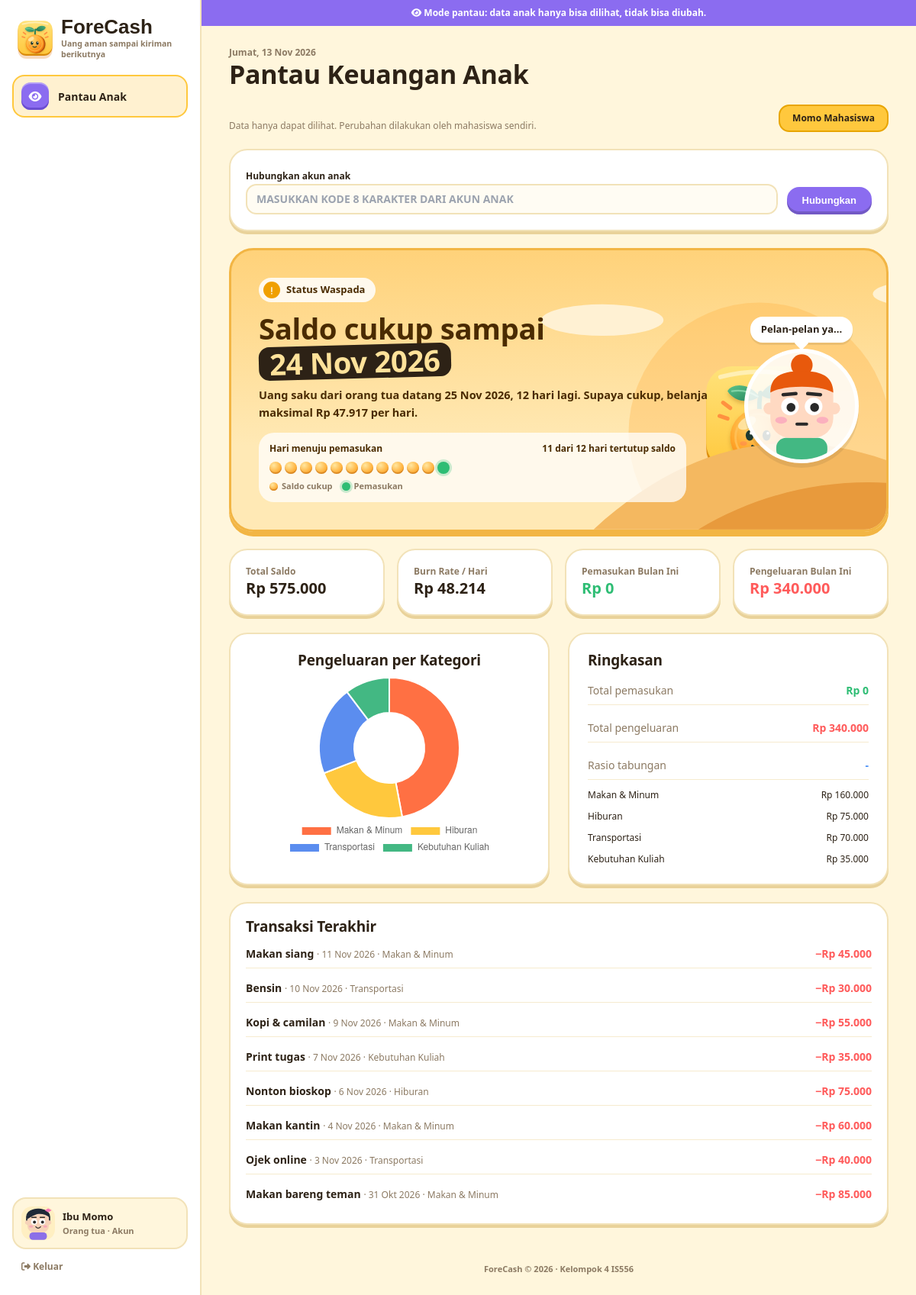
Page /pages/ortu.php (signed in) on the committed database.
### tables this page shows
CREATE TABLE users (
  user_id       INT NOT NULL AUTO_INCREMENT PRIMARY KEY,
  nama          VARCHAR(100) NOT NULL,
  email         VARCHAR(100) NOT NULL UNIQUE,           
  password_hash VARCHAR(255) NOT NULL,
  role          ENUM('mahasiswa','orangtua') NOT NULL DEFAULT 'mahasiswa',
  kode_hubung   CHAR(8) NULL UNIQUE,                    
  batas_harian  DECIMAL(12,2) NOT NULL DEFAULT 0,
  avatar        VARCHAR(4) NOT NULL DEFAULT 'a1',           
  created_at    DATETIME NOT NULL DEFAULT CURRENT_TIMESTAMP
);

CREATE TABLE income_schedules (
  schedule_id       INT NOT NULL AUTO_INCREMENT PRIMARY KEY,
  user_id           INT NOT NULL,
  sumber            VARCHAR(50) NOT NULL,
  nominal           DECIMAL(12,2) NOT NULL,
  tanggal_perkiraan DATE NOT NULL,
  status            ENUM('menunggu','diterima') NOT NULL DEFAULT 'menunggu',
  FOREIGN KEY (user_id) REFERENCES users(user_id) ON DELETE CASCADE
);

CREATE TABLE transactions (
  transaction_id   INT NOT NULL AUTO_INCREMENT PRIMARY KEY,
  user_id          INT NOT NULL,
  wallet_id        INT NOT NULL,
  wallet_tujuan_id INT NULL,
  category_id      INT NULL,
  jenis            ENUM('pemasukan','pengeluaran','transfer') NOT NULL,
  nominal          DECIMAL(12,2) NOT NULL,
  keterangan       VARCHAR(150) NOT NULL,
  tanggal          DATE NOT NULL,
  bukti            VARCHAR(64) NULL,                     
  created_at       DATETIME NOT NULL DEFAULT CURRENT_TIMESTAMP,
  FOREIGN KEY (user_id)          REFERENCES users(user_id) ON DELETE CASCADE,
  FOREIGN KEY (wallet_id)        REFERENCES wallets(wallet_id) ON DELETE CASCADE,
  FOREIGN KEY (wallet_tujuan_id) REFERENCES wallets(wallet_id) ON DELETE CASCADE,
  FOREIGN KEY (category_id)      REFERENCES categories(category_id) ON DELETE SET NULL
);

CREATE TABLE categories (
  category_id INT NOT NULL AUTO_INCREMENT PRIMARY KEY,
  user_id     INT NULL,
  nama        VARCHAR(50) NOT NULL,
  jenis       ENUM('pemasukan','pengeluaran') NOT NULL,
  FOREIGN KEY (user_id) REFERENCES users(user_id) ON DELETE CASCADE
);

### pages/ortu.php (the view, shortened to what the rows shown need)
<?php
require_once __DIR__ . '/../includes/functions.php';
require_once __DIR__ . '/../includes/report.php';
$user = require_login('orangtua');
$pid = $user['user_id'];
$anakList = rows('SELECT u.user_id, u.nama, u.avatar FROM parent_links l JOIN users u ON u.user_id = l.student_id WHERE l.parent_id = ? ORDER BY u.nama', 'i', $pid);
$ids = array_column($anakList, 'user_id');
$sid = in_array($_SESSION['anak'] ?? 0, $ids) ? $_SESSION['anak'] : ($ids[0] ?? null);
$anak = null;
foreach ($anakList as $a) if ($a['user_id'] == $sid) $anak = $a;
if ($anak) {
    $f = forecast($sid);
    $r = report_data($sid, date('Y-m'));
    $recent = rows("SELECT t.tanggal, t.jenis, t.nominal, t.keterangan, c.nama AS kategori FROM transactions t
                    LEFT JOIN categories c ON c.category_id = t.category_id
                    WHERE t.user_id = ? AND t.jenis <> 'transfer' ORDER BY t.tanggal DESC, t.transaction_id DESC LIMIT 8", 'i', $sid);
}
$title = 'Pantau Keuangan Anak'; $active = 'ortu';
require __DIR__ . '/../includes/layout/header.php';
?>
<div class="flex flex-wrap justify-between items-end gap-4">
    <div class="flex flex-wrap gap-2">
        <?php foreach ($anakList as $a): ?>
            <form method="post"><?= csrf_field() ?><input type="hidden" name="id" value="<?= $a['user_id'] ?>">
                <button name="aksi" value="pilih" class="nav-tab <?= $a['user_id'] == $sid ? 'active' : 'bg-white' ?> px-4 py-2 text-xs"><?= e($a['nama']) ?></button></form>
        <?php endforeach; ?>
    </div>
</div>
<?php if (!$anak): ?>
    <p class="hs-card p-6 text-sm text-slate-500">Belum ada akun anak yang terhubung. Minta anak membuka menu <b>Akun</b> di ForeCash untuk melihat kode hubung.</p>
<?php else: ?>
    <?php require __DIR__ . '/../includes/layout/warning.php'; ?>
    <?= report_html($r, 'chartOrtu') ?>
    <div class="hs-card p-5 space-y-2">
        <?php foreach ($recent as $t): ?>
            <div class="flex justify-between text-sm border-b last:border-0 py-2">
                <span><b><?= e($t['keterangan']) ?></b> <span class="text-xs text-slate-500">· <?= tgl($t['tanggal']) ?> · <?= e($t['kategori'] ?? '-') ?></span></span>
                <b class="<?= $t['jenis'] === 'pemasukan' ? 'text-hsGreen' : 'text-hsRed' ?>"><?= $t['jenis'] === 'pemasukan' ? '+' : '−' ?><?= rupiah($t['nominal']) ?></b>
            </div>
        <?php endforeach; ?>
    </div>
<?php endif; ?>
<?php require __DIR__ . '/../includes/layout/footer.php'; ?>

### includes/layout/header.php (shortened to what the rows shown need)
<?php
$jam = (int)date('G');
$sapaan = $jam < 11 ? 'Selamat pagi' : ($jam < 15 ? 'Selamat siang' : ($jam < 18 ? 'Selamat sore' : 'Selamat malam'));
?>
<!DOCTYPE html>
<html lang="id">
<head>
    <script src="https://cdn.tailwindcss.com"></script>
    <link href="https://api.fontshare.com/v2/css?f[]=satoshi@300,400,500,700,900&display=swap" rel="stylesheet">
    <link rel="stylesheet" href="https://cdnjs.cloudflare.com/ajax/libs/font-awesome/6.4.0/css/all.min.css">
    <link rel="stylesheet" href="../assets/css/styles.css?v=<?= filemtime(__DIR__ . '/../../assets/css/styles.css') ?>">
</head>
<body class="fc-body">
<aside class="fc-side" aria-label="Menu utama">
    <div class="fc-side-foot">
        <a href="akun.php" class="fc-me <?= $active === 'akun' ? 'is-active' : '' ?>">
            <span class="min-w-0">
                <span class="fc-me-name"><?= e($user['nama']) ?></span>
                <span class="fc-me-role"><?= $user['role'] === 'orangtua' ? 'Orang tua' : 'Mahasiswa' ?> · Akun</span>
            </span>
        </a>
    </div>
</aside>
<div class="fc-main">
    <header class="fc-top">
        <div class="min-w-0">
            <h1 class="fc-top-title"><?= $active === 'dashboard' ? $sapaan . ', ' . e(explode(' ', $user['nama'])[0]) . '!' : e($title) ?></h1>
        </div>
    </header>
<main class="fc-content">

### includes/layout/warning.php (shortened to what the rows shown need)
<?php
$st = $f['status'];
$label = ['aman' => 'Aman', 'waspada' => 'Waspada', 'kritis' => 'Kritis'][$st];
$dot = ['aman' => ['#2EBD74', 'fa-check'], 'waspada' => ['#F0A000', 'fa-exclamation'], 'kritis' => ['#FF5B5B', 'fa-bolt']][$st];
$hariTotal = $f['sisa_hari'] ? min(45, $f['sisa_hari']) : 0;
?>
<section class="fc-hero" data-status="<?= $st ?>" aria-label="Peringatan dini">
    <div class="fc-hero-text">
        <span class="fc-hero-badge">
            <span class="fc-hero-dot" style="background:<?= $dot[0] ?>"><i class="fa-solid <?= $dot[1] ?>"></i></span>
            Status <?= $label ?>
        </span>
        <h2>
            <?php if ($f['burn'] <= 0): ?>
                Belum ada pengeluaran yang tercatat.
            <?php elseif ($f['saldo'] <= 0): ?>
                Saldo sudah habis.
            <?php else: ?>
                Saldo cukup sampai <span class="fc-hero-date"><?= tgl($f['habis']) ?></span>
            <?php endif; ?>
        </h2>
        <p>
            <?php if ($f['next']): ?>
                <?= e($f['next']['sumber']) ?> datang <?= tgl($f['next']['tanggal_perkiraan']) ?>, <?= $f['sisa_hari'] ?> hari lagi.
                <?php if ($st !== 'aman' && $f['batas_aman'] !== null): ?>
                    Supaya cukup, belanja maksimal <strong><?= rupiah($f['batas_aman']) ?></strong> per hari.
                <?php endif; ?>
            <?php else: ?>
                Belum ada jadwal pemasukan. Tambahkan di menu Prediksi supaya peringatannya lebih tepat.
            <?php endif; ?>
        </p>
        <?php if ($hariTotal > 0): ?>
            <div class="fc-days">
                <div class="fc-days-head">
                </div>
                <div class="fc-days-row">
                </div>
                <div class="fc-days-legend">
                </div>
            </div>
        <?php elseif ($f['runway'] !== null): ?>
            <div class="fc-days"><div class="fc-days-head"><span>Daya tahan saldo</span><span><?= $f['runway'] ?> hari lagi</span></div></div>
        <?php endif; ?>
    </div>
</section>

### rows in the picture
users: nama "Ibu Momo"
users: nama "Momo Mahasiswa"
income_schedules: sumber "Uang saku dari orang tua", tanggal_perkiraan "25 Nov 2026"
transactions: keterangan "Makan siang", tanggal "11 Nov 2026", category.nama "Makan & Minum", nominal "Rp 45.000"
transactions: keterangan "Bensin", tanggal "10 Nov 2026", category.nama "Transportasi", nominal "Rp 30.000"
transactions: keterangan "Kopi & camilan", tanggal "9 Nov 2026", category.nama "Makan & Minum", nominal "Rp 55.000"
transactions: keterangan "Print tugas", tanggal "7 Nov 2026", category.nama "Kebutuhan Kuliah", nominal "Rp 35.000"
transactions: keterangan "Nonton bioskop", tanggal "6 Nov 2026", category.nama "Hiburan", nominal "Rp 75.000"
transactions: keterangan "Makan kantin", tanggal "4 Nov 2026", category.nama "Makan & Minum", nominal "Rp 60.000"
transactions: keterangan "Ojek online", tanggal "3 Nov 2026", category.nama "Transportasi", nominal "Rp 40.000"
transactions: keterangan "Makan bareng teman", tanggal "31 Okt 2026", category.nama "Makan & Minum", nominal "Rp 85.000"

### other values in the picture
$label "Pantau Anak"
$hariIni "Jumat, 13 Nov 2026"
$title "Pantau Keuangan Anak"
$label "Waspada"
tgl($f['habis']) "24 Nov 2026"
$f['sisa_hari'] "12"
rupiah($f['batas_aman']) "Rp 47.917"
$hariAman "11"
$hariTotal "12"
$kata "Pelan-pelan ya..."
rupiah($f['saldo']) "Rp 575.000"
rupiah($f['burn']) "Rp 48.214"
rupiah($r['masuk']) "Rp 0"
rupiah($r['keluar']) "Rp 340.000"
$k['kategori'] "Makan & Minum"
